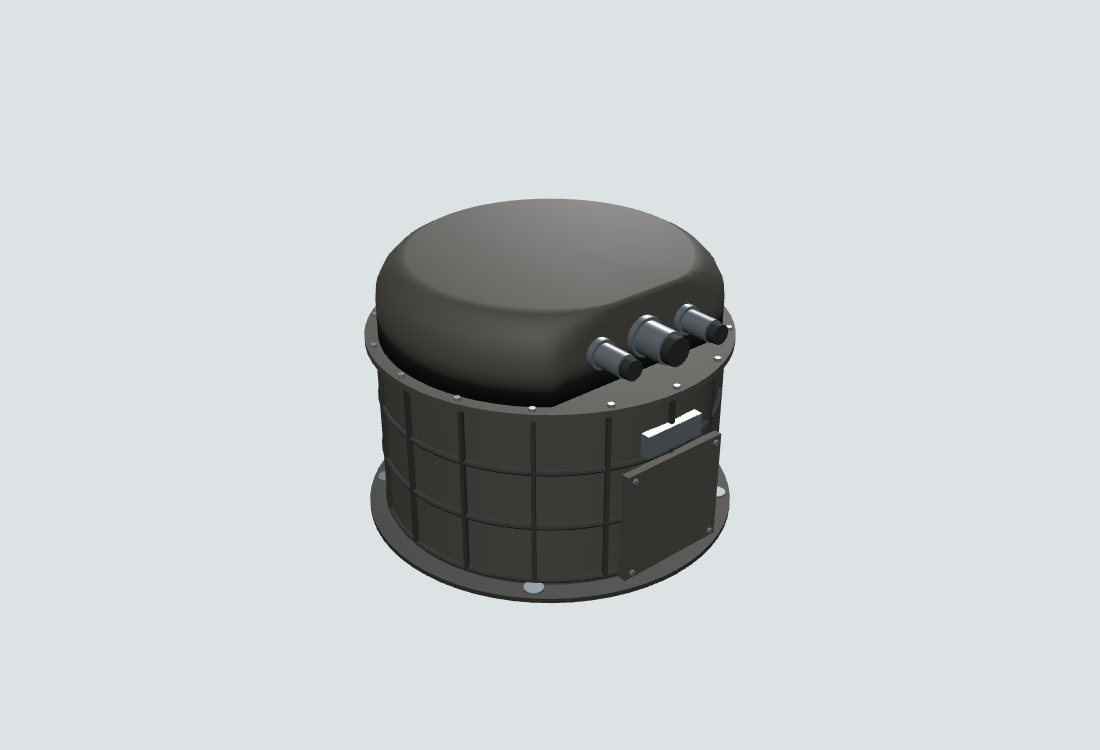
#> input picture research/ocellus-outer-structure-2026-10-19/imu-a-closed.png, 1100 x 750 px, given in place of image8.png, which was not available
$ python compose-comparison.py
#> lines starting #> are read from the running program, lines starting #| are printed output that depends on the picture; pictures that were not available may be replaced by others from this repository, and a replacement may not be noted
"""Compose existing real references, CAD and actual app captures with explicit labels."""
from pathlib import Path
import textwrap
from PIL import Image, ImageDraw, ImageFont, ImageOps

HERE = Path(__file__).resolve().parent
RESEARCH = HERE.parent
FONT = ImageFont.truetype("C:/Windows/Fonts/arial.ttf", 24)
LABEL = ImageFont.truetype("C:/Windows/Fonts/arialbd.ttf", 26)
TITLE = ImageFont.truetype("C:/Windows/Fonts/arialbd.ttf", 38)
sheet = Image.new("RGB", (2700, 1670), "#eef1f3")
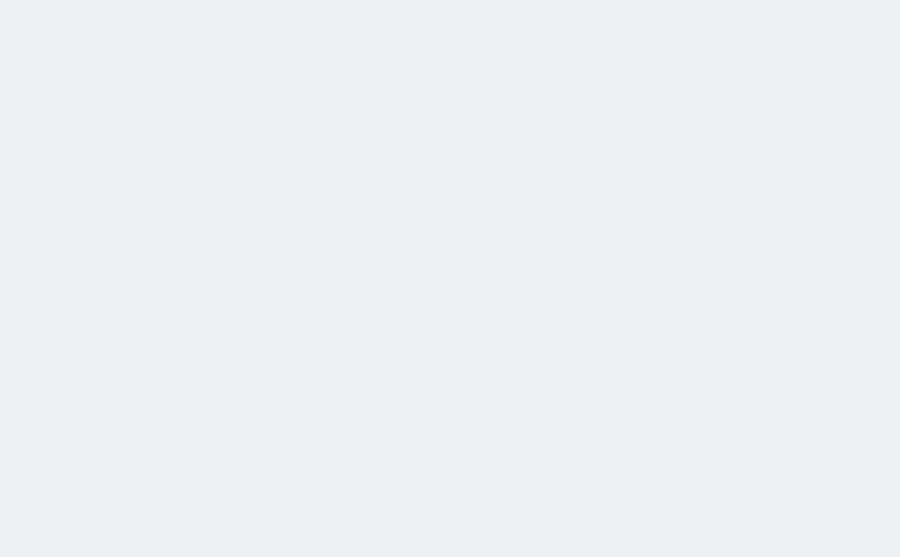
#> sheet: PIL image 2700x1670 RGB (shown at 1/3 size); mean R, G, B 238, 241, 243
draw = ImageDraw.Draw(sheet)
draw.text((30, 18), "PART 05 / OCELLUS: APPROVED OUTER-STRUCTURE APPROXIMATION", font=TITLE, fill="#17222b")
draw.text((30, 70), "Related real hardware for construction; identified NASA CAD for scale/layout. NOT photo-matched flight units.", font=FONT, fill="#34434c")
panels = [
    (RESEARCH / "sources/nasa-sqrli2024-review/image8.png", None,
     "REAL RELATED: SQRLi prototype", "NASA GSFC / Gill, 2024. Related construction only; NOT an Ocellus FEB photo."),
    (RESEARCH / "nose-electronics-2026-10-19/nasa-kodiak-heritage-not-ocellus.jpg", None,
     "REAL HERITAGE: Kodiak", "NASA / W. Hrybyk, 2018. Heritage context, NOT Ocellus housing dimensions or flight finish."),
    (RESEARCH / "sources/nasa-mss2023-ocellus/mss2023-page06.png", (.39,.15,1,.53),
     "IDENTIFIED CAD: NASA Ocellus", "NASA / Amzajerdian, 2023 p6 crop. Historical design envelopes; CAD colors are not materials."),
    (HERE / "ocellus-meb-closed.png", None,
     "ACTUAL MODEL: MEB estimate", "Codex. Nominal 2023 envelope; structure, details, finish and installation remain estimates."),
    (HERE / "ocellus-feb-closed.png", None,
     "ACTUAL MODEL: FEB estimate", "Codex. Outer receiver/collimator housings only; no detailed optics, boards or harness invented."),
    (HERE / "ocellus-feb-cover-hidden.png", None,
     "PROCESS: FEB caps removed", "Codex. Unmodeled interiors, NOT verified hollow hardware. Independent covers/casings/mounts."),
]
for i, (path, crop, label, caption) in enumerate(panels):
    x, y = 25 + (i % 3) * 895, 125 + (i // 3) * 730
    draw.rectangle((x, y, x+870, y+705), fill="white", outline="#b9c2c8", width=2)
    draw.text((x+16, y+16), label, font=LABEL, fill="#17222b")
    with Image.open(path) as source:
#> source is the input picture: PIL image 1100x750 RGBA; mean R, G, B, A 198.2, 203.1, 204.4, 255
        picture = source.convert("RGB")
    if crop:
        w, h = picture.size
        picture = picture.crop(tuple(round(v * (w if j % 2 == 0 else h)) for j, v in enumerate(crop)))
    picture = ImageOps.contain(picture, (830, 520), Image.Resampling.LANCZOS)
#> picture: PIL image 763x520 RGB
    sheet.paste(picture, (x+(870-picture.width)//2, y+65+(520-picture.height)//2))
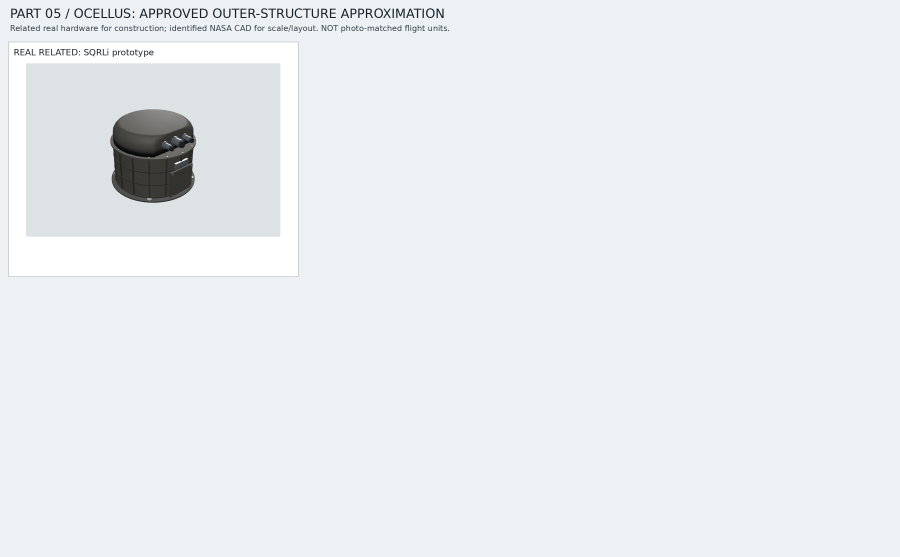
#> sheet: PIL image 2700x1670 RGB (shown at 1/3 size); mean R, G, B 234.3, 237.4, 239.3
    for line, text in enumerate(textwrap.wrap(caption, 66)):
        draw.text((x+16, y+605+29*line), text, font=FONT, fill="#34434c")
#> pass 2 of the loop `for i, (path, crop, label, caption) in enumerate(panels):`:
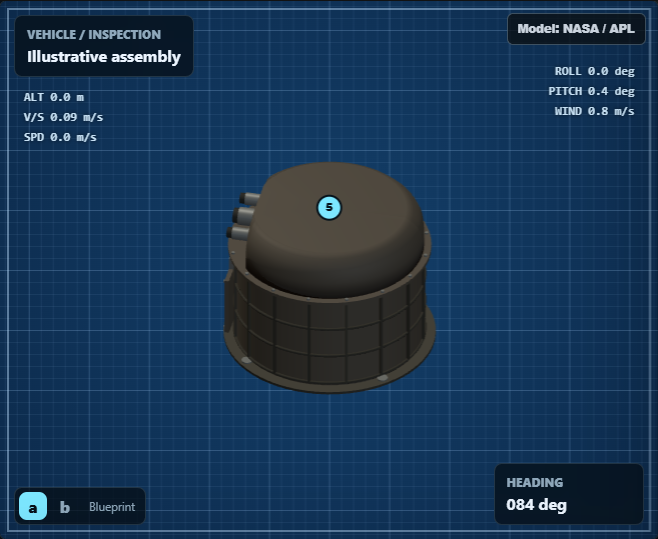
#> input picture research/ocellus-outer-structure-2026-10-19/imu-a-internal-1440.png, 658 x 539 px, given in place of nasa-kodiak-heritage-not-ocellus.jpg, which was not available
#> source is the input picture: PIL image 658x539 RGB; mean R, G, B 25.1, 54.4, 84.4
#> `sheet.paste(picture, (x+(870-picture.width)//2, y+65+(520-picture.heig..`:
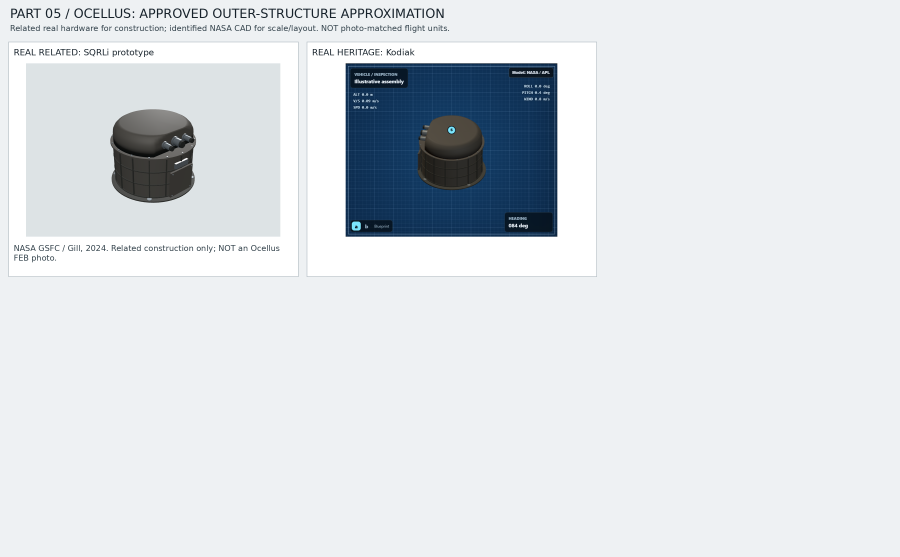
#> sheet: PIL image 2700x1670 RGB (shown at 1/3 size); mean R, G, B 219.4, 224.3, 228.1
draw.text((30, 1615), "Initial pass 20/24. Existing MIMUs and installation unchanged. Originals, rejected drafts, sources and tests retained. Codex / Oct 19, 2026.", font=FONT, fill="#34434c")
sheet.save(HERE / "ocellus-real-cad-model-comparison.jpg", quality=94, subsampling=0)
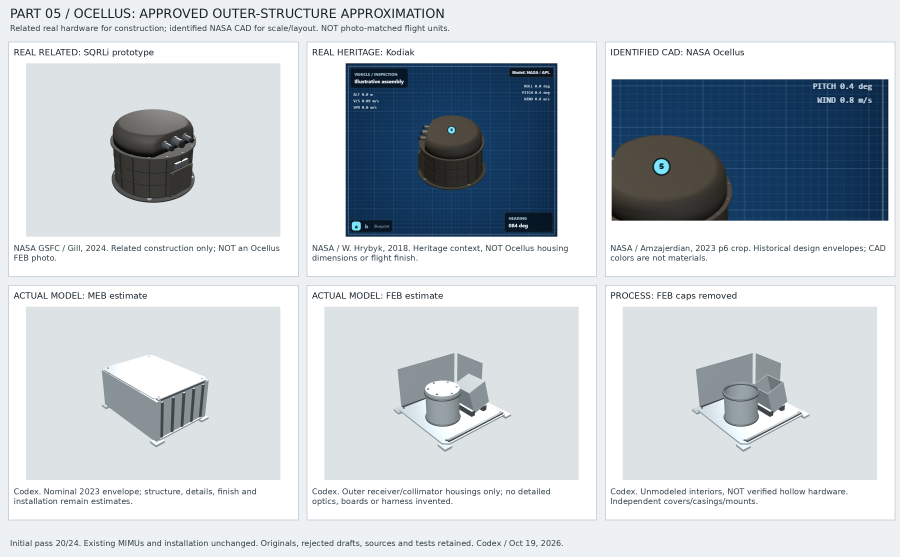
#> saved as ocellus-real-cad-model-comparison.jpg: PIL image 2700x1670 RGB (shown at 1/3 size); mean R, G, B 197.9, 205, 210.5
